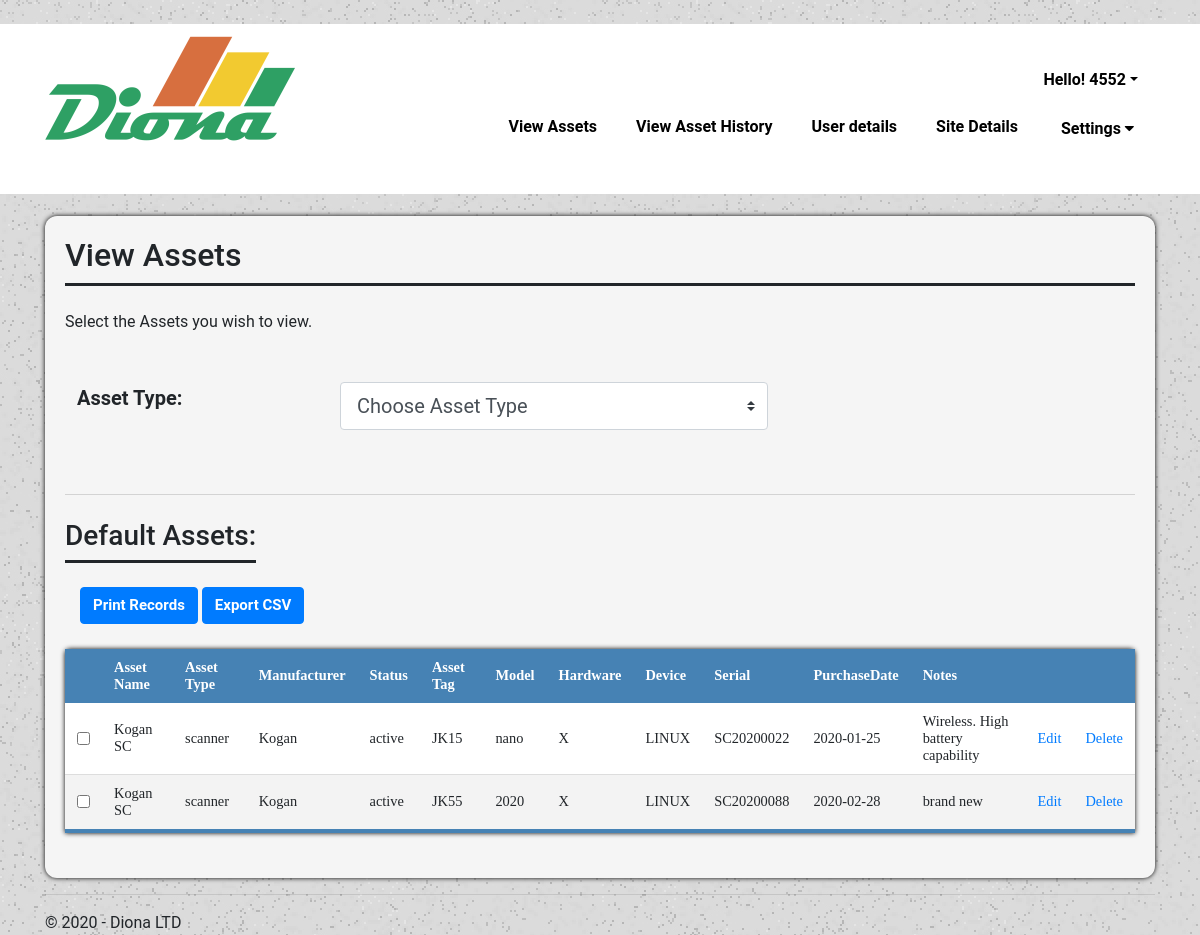
The app's page /adminview/asset_type (signed in) with its own data.
### tables this page shows
CREATE TABLE `AssetType` (
                                            `assetType_id` integer,
                                            `assetType_name` TEXT NOT NULL,
                                            PRIMARY KEY (`assetType_id`));

CREATE TABLE `Asset` (
                                            `asset_id` integer,
                                            `assetType_id` integer NOT NULL,
                                            `asset_name` TEXT NOT NULL,
                                            PRIMARY KEY (`asset_id`)
                                            FOREIGN KEY (`assetType_id`) REFERENCES `AssetType` (`assetType_id`));

### EX1/views.py (the view)
@app.route('/adminview/asset_type')
def admin_asset_type():
    if 'loggedin' in session:
        types = dbHandler.getAllAssetType()
        conn = sqlite3.connect(r"diona.db")
        cur = conn.cursor()
        name_types = cur.execute("SELECT a.asset_id, a.asset_name , t.assetType_name, GROUP_CONCAT(d.key_value) FROM AssetDetails d, AssetType t INNER JOIN Asset a on a.asset_id = d.asset_id AND a.assetType_id = t.assetType_id WHERE t.assetType_name != 'Laptop' AND t.assetType_name != 'Mobile Phone'  AND t.assetType_name != 'Tablet' GROUP BY a.asset_id ORDER BY  t.assetType_name" )
        rows = name_types.fetchall()
        results = [0 for x in range(len(rows))]
        for x in range(len(rows)):
            results[x] = rows[x][3].split(',')
        cur2 = conn.cursor()
        details_keys = cur2.execute("SELECT a.asset_id, a.asset_name, GROUP_CONCAT(d.key_name) FROM AssetDetails d, AssetType t INNER JOIN Asset a on a.asset_id = d.asset_id AND a.assetType_id = t.assetType_id WHERE t.assetType_name != 'Laptop' AND t.assetType_name != 'Mobile Phone'  AND t.assetType_name != 'Tablet' GROUP BY a.asset_id ORDER BY t.assetType_name")
        return render_template('admin_asset_type.html',
                                title='Admin View',
                                username=session['id'],
                                rows = rows,
                                res = results,
                                keys = details_keys.fetchall()[0][2].split(','),
                                type = types,
                                year=datetime.now().year)
    return redirect(url_for('login'))

### EX1/models.py (called while the page is built)
def create_connection(db_file):
    conn = None
    try:
        conn = sqlite3.connect(db_file)
    except Error as e:
        print(e)
    return conn

def getAllAssetType():
    con = create_connection("diona.db")
    try:
        with con:
            cur = con.cursor()
            cur.execute("SELECT DISTINCT assetType_name FROM AssetType")
            rows = cur.fetchall()
            return rows
    except sqlite3.IntegrityError:
        print ("couldn't add data")
    con.close()

### EX1/templates/admin_asset_type.html (shortened to what this page needs)
{% extends "layout_admin.html" %}
{% block content %}
<div class="viewContainer">
    <div class="siteHeader">
        <h2>View Assets</h2>
    </div>
    <br>
    <p>Select the Assets you wish to view.</p>
    <br>
    <div class="row">
        <div class="col-3" style="justify-content: center;">
            <label class="col-form-label col-form-label-lg" for="searchBox1"><strong>Asset Type:</strong></label>
        </div>
        <div class="col-5" style="justify-content: center;">
            <select class="custom-select custom-select-lg mb-3" id="searchBox1" onchange="location = this.value;">
                <option selected>Choose Asset Type</option>W
            </select>
        </div>
    </div>
    <br>
    <br>
    <div id="loginUserview"></div>
    <br>
    <div class="container" style="overflow-x:auto;">
        <div class="row">
            <div class="siteHeader">
                <h3>Default Assets:</h3>
            </div>
        </div>
        <br>
        <button class="btn btn-primary" onclick="printRecords()">Print Records</button>
        <button id="export" class="btn btn-primary" data-export="export">Export CSV</button>
    </div>
    <div class="extendedTable">
        <table class="view-table" id="tableView">
            <thead>
                <tr>
                    <th scope="row"></th>
                    <th> Asset Name </th>
                    <th> Asset Type </th>
                    {%  for x in keys: %}
                    <th> {{ x }} </th>
                    {% endfor %}
                    <th> </th>
                    <th> </th>
                </tr>
            </thead>
            {%  for row in range(rows|length): %}
            <tbody>
                <tr>
                    <td><input type="checkbox" id="checkBx" name="row-check" value="{{ rows[row][0] }}"></td>
                    <td>{{ rows[row][1] }}</td>
                    <td>{{ rows[row][2] }}</td>
                    {%  for x in res[row]: %}
                    <td>{{ x }}</td>
                    {% endfor %}
                    <td><a href="{{ url_for('update_asset_type')}}?id={{ rows[row][0] }}" class="text-primary">Edit</a></td>
                    <td><a href="{{ url_for('delete_asset_type')}}?id={{ rows[row][0] }}" class="text-primary">Delete</a></td>
                </tr>
            </tbody>
            {% endfor %}
        </table>
    </div>
</div>
        {% endblock %}

### EX1/static/styles.css (style rules this page uses)
body { font-family: Roboto, Arial, sans-serif; background-image: url('/static/image/boxed-bg.jpg'); margin: 0; height: 100%; }
.siteHeader { text-align: left; font-family: Roboto, Arial, sans-serif; font-size: 14px; border-bottom: 3px solid #212529; color: #212529; }
.viewContainer { background-color: #F5F5F5; justify-content: center; padding: 20px; margin-top: 2%; border-bottom:5px; box-shadow: 0 0 5px rgba(0, 0, 0, 15); border-radius: 12px; overflow-x: auto; }
.btn { font-size: 15px; font-weight: bold; }
.row:after { content: ""; display: table; clear: both; }
label { padding-top: 12px; padding-right: 12px; padding-left: 12px; display: inline-block; }
input[type= text], [type= email], select, textarea { width: 100%; padding: 12px; margin: 8px 0; display: inline-block; border: 1px solid #ccc; border-radius: 4px; box-sizing: border-box; resize: vertical; }
.view-table { border-collapse: collapse; margin: 25px 0px; font-size: 0.9em; min-width: 400px; border-radius: 5px 5px 0 0; box-shadow: 0 0 5px rgba(0, 0, 0, 15); font-family: Calibri; }
.view-table thead tr { background-color: #4682B4; color: white; font-weight: bold; }
.view-table thead th { text-align: left; }
.view-table th, .view-table td { padding: 10px 12px; }
.view-table tbody tr { border-bottom: 1px solid #dddddd; }
.view-table tbody:last-of-type { border-bottom: 4px solid #4682B4; }
.view-table tbody { background-color: #f3f3f3; }
.view-table tbody:nth-child(2n) { background-color: white; }
#loginUserview { border-top: lightgrey 1px solid; text-align: center; }
.extendedTable table { width: 100% }

### records on screen
AssetType: assetType_name "scanner", x "Kogan" "active" "JK15" "nano" "X" "LINUX" "SC20200022" "2020-01-25" "Wireless. High battery capability" "Kogan" "active" "JK55" "2020" "X" "LINUX" "SC20200088" "2020-02-28" "brand new"
Asset: asset_name "Kogan SC"
Asset: asset_name "Kogan SC"

### other values on screen
{{ username }} "4552"
{{ x }} "Manufacturer" "Status" "Asset Tag" "Model" "Hardware" "Device" "Serial" "PurchaseDate" "Notes"
